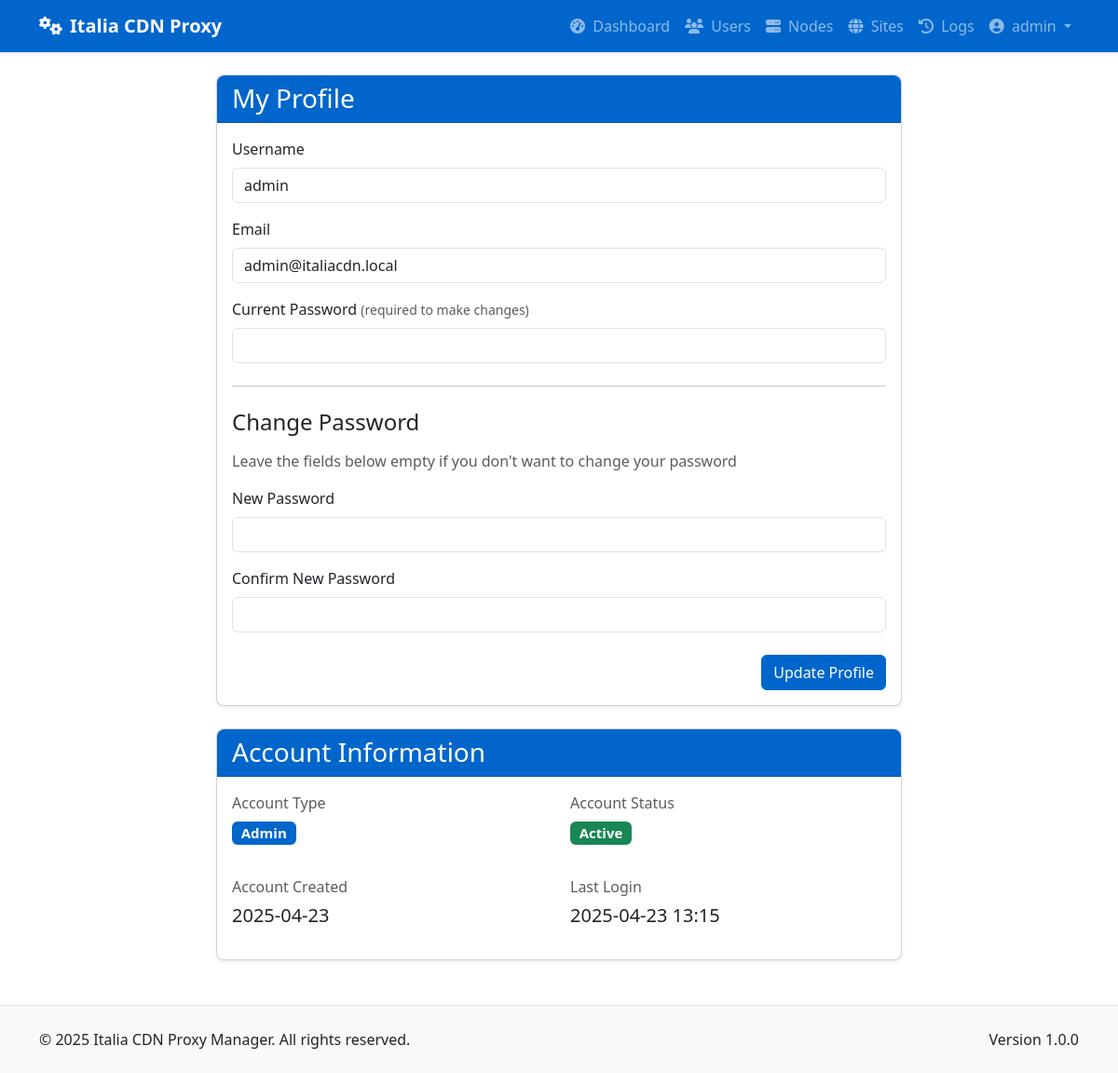
Before: /auth/profile (signed in) with the older database file.
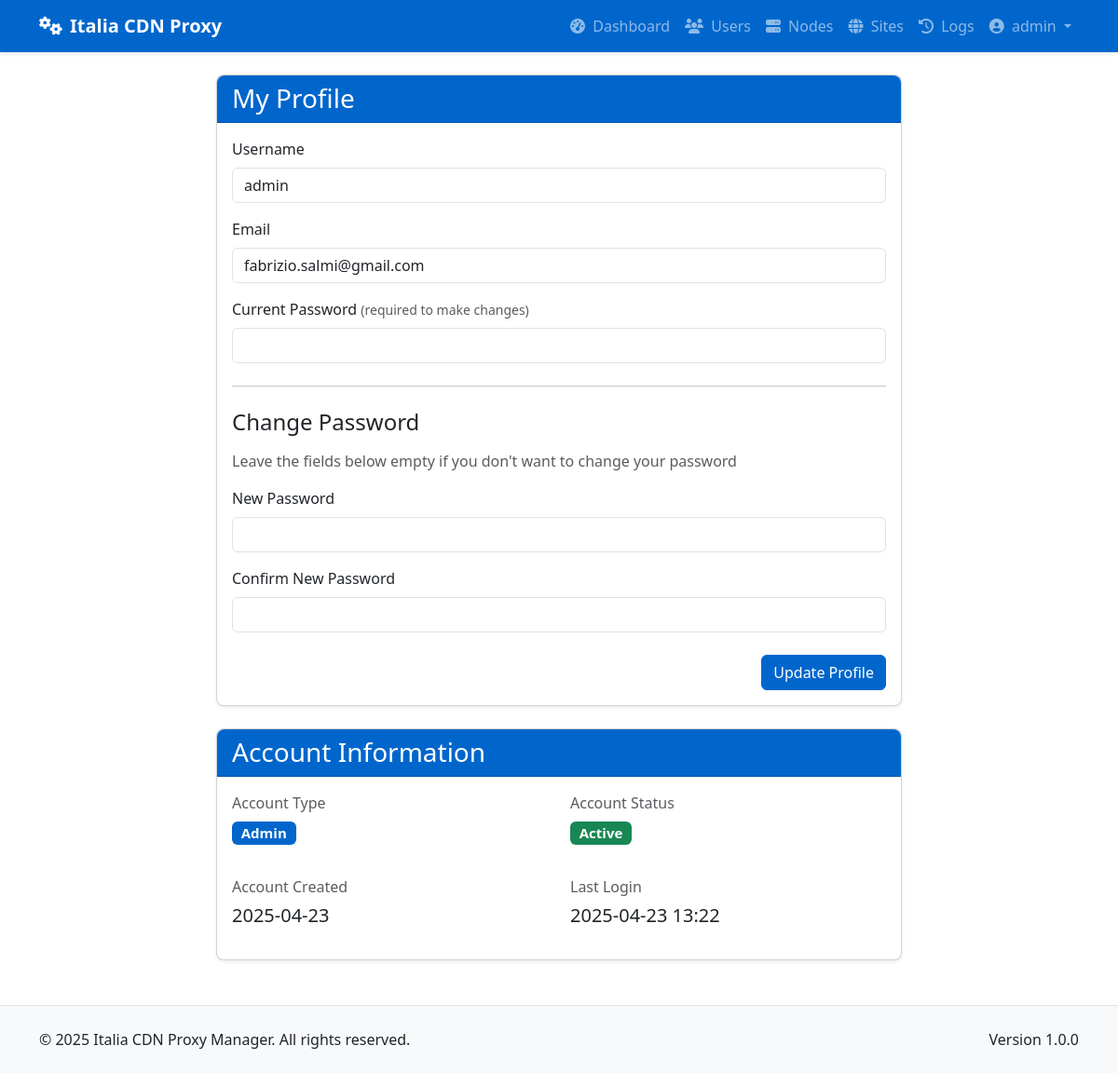
After: the same page with the newer database file.
### app/models/models.py (models this page shows, shortened)
class User(db.Model):
    __tablename__ = 'users'
    id = db.Column(db.Integer, primary_key=True)
    username = db.Column(db.String(64), unique=True, index=True, nullable=False)
    email = db.Column(db.String(120), unique=True, index=True, nullable=False)
    password_hash = db.Column(db.String(128), nullable=False)
    role = db.Column(db.String(20), nullable=False, default='client')  # 'admin' or 'client'
    is_active = db.Column(db.Boolean, default=True)
    created_at = db.Column(db.DateTime, default=datetime.utcnow)
    last_login = db.Column(db.DateTime, nullable=True)
    sites = db.relationship('Site', backref='owner', lazy='dynamic')
    def is_admin(self):
        return self.role == 'admin'

### app/controllers/auth.py (the view, shortened to what this page needs)
@auth.route('/profile', methods=['GET', 'POST'])
@login_required
def profile():
    if request.method == 'GET':
        return render_template('auth/profile.html', user=current_user)

### app/models/__init__.py (called while the page is built)
@login_manager.user_loader
def load_user(user_id):
    return User.query.get(int(user_id))

### app/templates/auth/profile.html (shortened to what this page needs)
{% extends 'base.html' %}
{% block content %}
<div class="container py-4">
    <div class="row justify-content-center">
        <div class="col-lg-8">
            <div class="card shadow-sm mb-4">
                <div class="card-header bg-primary text-white">
                    <h3 class="card-title mb-0">My Profile</h3>
                </div>
                <div class="card-body">
                    <form method="POST" action="{{ url_for('auth.profile') }}">
                        <div class="mb-3">
                            <label for="username" class="form-label">Username</label>
                            <input type="text" class="form-control" id="username" name="username" value="{{ current_user.username }}" readonly>
                        </div>
                        <div class="mb-3">
                            <label for="email" class="form-label">Email</label>
                            <input type="email" class="form-control" id="email" name="email" value="{{ current_user.email }}" required>
                        </div>
                        <div class="mb-3">
                            <label for="current_password" class="form-label">Current Password <small class="text-muted">(required to make changes)</small></label>
                            <input type="password" class="form-control" id="current_password" name="current_password" required>
                        </div>
                        <hr class="my-4">
                        <h4 class="mb-3">Change Password</h4>
                        <p class="text-muted mb-3">Leave the fields below empty if you don't want to change your password</p>
                        <div class="mb-3">
                            <label for="new_password" class="form-label">New Password</label>
                            <input type="password" class="form-control" id="new_password" name="new_password">
                        </div>
                        <div class="mb-3">
                            <label for="confirm_password" class="form-label">Confirm New Password</label>
                            <input type="password" class="form-control" id="confirm_password" name="confirm_password">
                        </div>
                        <div class="d-grid gap-2 d-md-flex justify-content-md-end mt-4">
                            <button type="submit" class="btn btn-primary">Update Profile</button>
                        </div>
                    </form>
                </div>
            </div>
            <div class="card shadow-sm">
                <div class="card-header bg-primary text-white">
                    <h3 class="card-title mb-0">Account Information</h3>
                </div>
                <div class="card-body">
                    <div class="row mb-3">
                        <div class="col-md-6">
                            <p class="mb-1 text-muted">Account Type</p>
                            <p class="fs-5">
                                <span class="badge bg-{{ 'primary' if current_user.role == 'admin' else 'secondary' }}">
                                    {{ current_user.role|capitalize }}
                                </span>
                            </p>
                        </div>
                        <div class="col-md-6">
                            <p class="mb-1 text-muted">Account Status</p>
                            <p class="fs-5">
                                <span class="badge bg-{{ 'success' if current_user.is_active else 'danger' }}">
                                    {{ 'Active' if current_user.is_active else 'Inactive' }}
                                </span>
                            </p>
                        </div>
                    </div>
                    <div class="row">
                        <div class="col-md-6">
                            <p class="mb-1 text-muted">Account Created</p>
                            <p class="fs-5">{{ current_user.created_at.strftime('%Y-%m-%d') }}</p>
                        </div>
                        <div class="col-md-6">
                            <p class="mb-1 text-muted">Last Login</p>
                            <p class="fs-5">{{ current_user.last_login.strftime('%Y-%m-%d %H:%M') if current_user.last_login else 'Never' }}</p>
                        </div>
                    </div>
                </div>
            </div>
        </div>
    </div>
</div>
{% endblock %}

### app/templates/base.html (shortened to what this page needs)
<!DOCTYPE html>
<html lang="en">
<head>
    <link href="https://cdn.jsdelivr.net/npm/bootstrap@5.3.2/dist/css/bootstrap.min.css" rel="stylesheet">
    <link rel="stylesheet" href="https://cdnjs.cloudflare.com/ajax/libs/font-awesome/6.4.2/css/all.min.css">
</head>
<body>
    <header>
        <nav class="navbar navbar-expand-lg navbar-dark bg-primary">
            <div class="container">
                <a class="navbar-brand" href="/">
                    <i class="fas fa-cogs me-2"></i>Italia CDN Proxy
                </a>
                <div class="collapse navbar-collapse" id="navbarNav">
                    <ul class="navbar-nav ms-auto">
                        {% if current_user.is_authenticated %}
                            {% if current_user.is_admin() %}
                                <li class="nav-item">
                                    <a class="nav-link {% if request.endpoint == 'admin.dashboard' %}active{% endif %}" href="{{ url_for('admin.dashboard') }}">
                                        <i class="fas fa-tachometer-alt me-1"></i> Dashboard
                                    </a>
                                </li>
                                <li class="nav-item">
                                    <a class="nav-link {% if 'admin.list_users' in request.endpoint %}active{% endif %}" href="{{ url_for('admin.list_users') }}">
                                        <i class="fas fa-users me-1"></i> Users
                                    </a>
                                </li>
                                <li class="nav-item">
                                    <a class="nav-link {% if 'admin.list_nodes' in request.endpoint %}active{% endif %}" href="{{ url_for('admin.list_nodes') }}">
                                        <i class="fas fa-server me-1"></i> Nodes
                                    </a>
                                </li>
                                <li class="nav-item">
                                    <a class="nav-link {% if 'admin.list_sites' in request.endpoint %}active{% endif %}" href="{{ url_for('admin.list_sites') }}">
                                        <i class="fas fa-globe me-1"></i> Sites
                                    </a>
                                </li>
                                <li class="nav-item">
                                    <a class="nav-link {% if request.endpoint == 'admin.deployment_logs' %}active{% endif %}" href="{{ url_for('admin.deployment_logs') }}">
                                        <i class="fas fa-history me-1"></i> Logs
                                    </a>
                                </li>
                            {% endif %}
                            <li class="nav-item dropdown">
                                <a class="nav-link dropdown-toggle" href="#" id="userDropdown" role="button" data-bs-toggle="dropdown" aria-expanded="false">
                                    <i class="fas fa-user-circle me-1"></i> {{ current_user.username }}
                                </a>
                            </li>
                        {% endif %}
                    </ul>
                </div>
            </div>
        </nav>
    </header>
    <main>
        {% block content %}{% endblock %}
    </main>
    <footer class="bg-light py-4 mt-auto border-top">
        <div class="container">
            <div class="row">
                <div class="col-md-6 text-center text-md-start">
                    <p class="mb-0">&copy; 2025 Italia CDN Proxy Manager. All rights reserved.</p>
                </div>
                <div class="col-md-6 text-center text-md-end">
                    <p class="mb-0">Version 1.0.0</p>
                </div>
            </div>
        </div>
    </footer>
</body>
</html>

### app/templates/base.html (style rules this page uses)
body { min-height: 100vh; display: flex; flex-direction: column; }
main { flex: 1; }
.navbar-brand { font-weight: 700; }
.navbar { box-shadow: 0 2px 4px rgba(0, 0, 0, 0.1); }
.card { border-radius: 0.5rem; box-shadow: 0 4px 6px rgba(0, 0, 0, 0.05); margin-bottom: 1.5rem; }
.card-header { border-top-left-radius: 0.5rem !important; border-top-right-radius: 0.5rem !important; }
.btn-primary { background-color: #0066CC; border-color: #0066CC; }
.bg-primary { background-color: #0066CC !important; }

Changed rows visible on the page:
changed User "admin": email "admin@italiacdn.local" → "fabrizio.salmi@gmail.com"; last_login "2025-04-23 13:15" → "2025-04-23 13:22"
